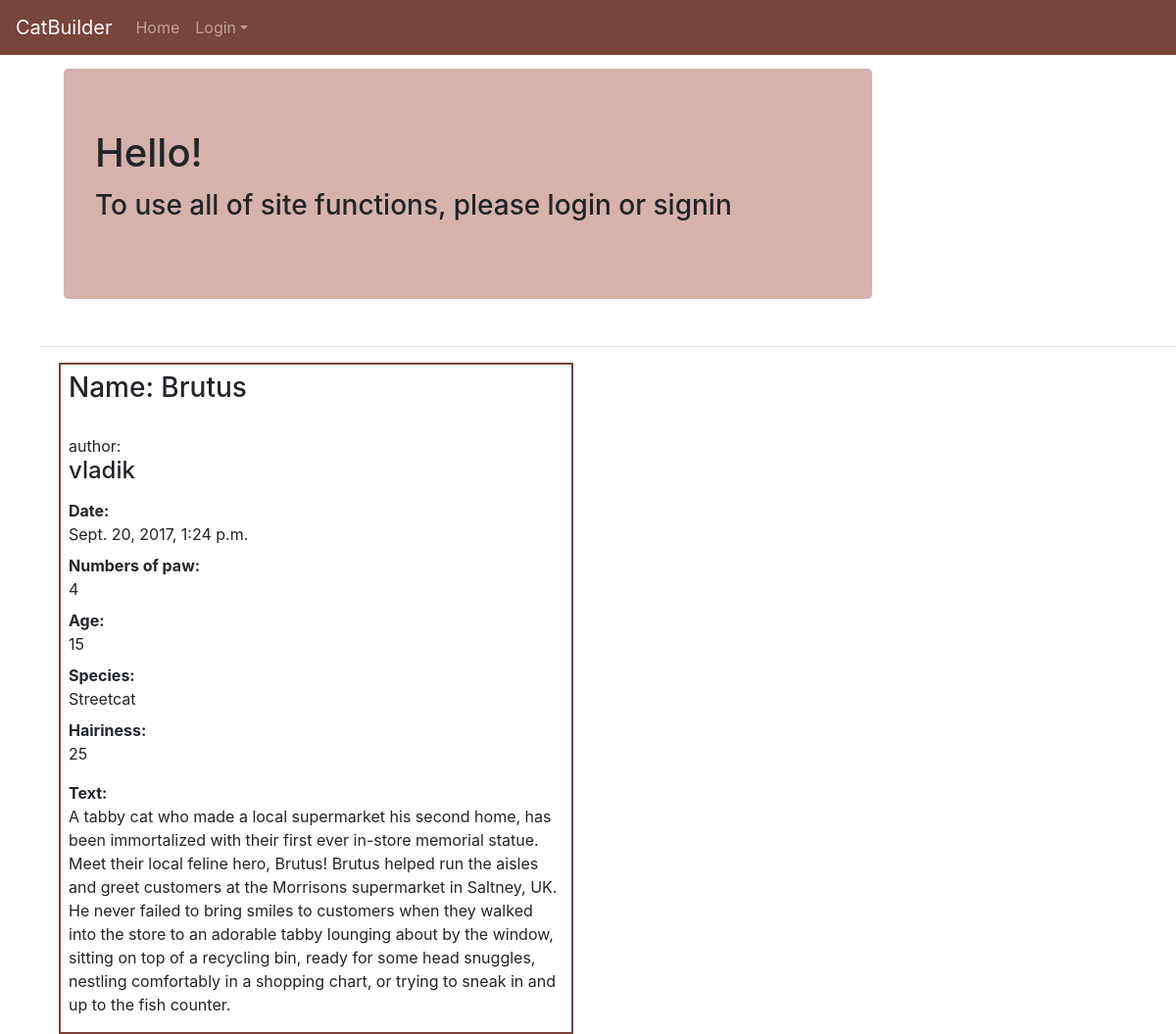
Page /9/ on the committed database.
### catbuilder/models.py (models this page shows, shortened)
class Cat(models.Model):
    class Meta():
        db_table = "cat"
    paw = models.IntegerField(default=4)
    name = models.CharField(max_length=30, null=False, default='Cat')
    age = models.IntegerField(default=False, null=False)
    species = models.CharField(max_length=50, blank=True)
    hairiness = models.IntegerField(default=False, null=False)
    user = models.ForeignKey('auth.User')
    date = models.DateTimeField(default=timezone.now)
    image = models.ImageField(upload_to=upload_location, null=True, blank=True,)
    text = models.CharField(max_length=2000, default='Write your cat history here', blank=True)

### catbuilder/views.py (the view)
# urls.py: url(r'^(?P<pk>[0-9]+)/$', views.cat_detail, name='cat_detail'),
def cat_detail(request, pk):
    cat = get_object_or_404(Cat, pk=pk)
    return render(request, 'cat_detail.html', {'cat': cat})

### template/cat_detail.html (shortened to what this page needs)
 {% extends 'base.html' %}
    {% block content %}
           <div class="container">
        <div class="col-6">
             <div style="border:2px solid #79443b;padding: 8px">
 <div class="cat">
        <h3>Name: {{ cat.name }}</h3></br>
      author:<h4>{{ cat.user }}</h4>
    <p> <dt>Date:</dt> <dd>{{ cat.date }}</dd>
        <dt>Numbers of paw:</dt> <dd>{{ cat.paw }}</dd>
             <dt> Age:</dt><dd>{{ cat.age }}</dd>
             <dt> Species:</dt><dd>{{ cat.species }}</dd>
             <dt> Hairiness:</dt><dd>{{ cat.hairiness }}</dd></p>
              <dt> Text:</dt><dd>{{ cat.text }}</dd>
 </div>
   </div>
     </div>
 </div>
    {% endblock %}

### static/css/offcanvas.css (style rules this page uses)
html, body { overflow-x: hidden; }
body { padding-top: 70px; }

### rows in the picture
Cat: name "Brutus", user "vladik", date "Sept. 20, 2017, 1:24 p.m.", paw "4", age "15", species "Streetcat", hairiness "25", text "A tabby cat who made a local supermarket his second home, has been immortalized with their first ever in-store memorial statue. Meet their local feline hero, Brutus! Brutus helped run the aisles and greet customers at the Morrisons supermarket in Saltney, UK. He never failed to bring smiles to customers when they walked into the store to an adorable tabby lounging about by the window, sitting on top of a recycling bin, ready for some head snuggles, nestling comfortably in a shopping chart, or trying to sneak in and up to the fish counter."
